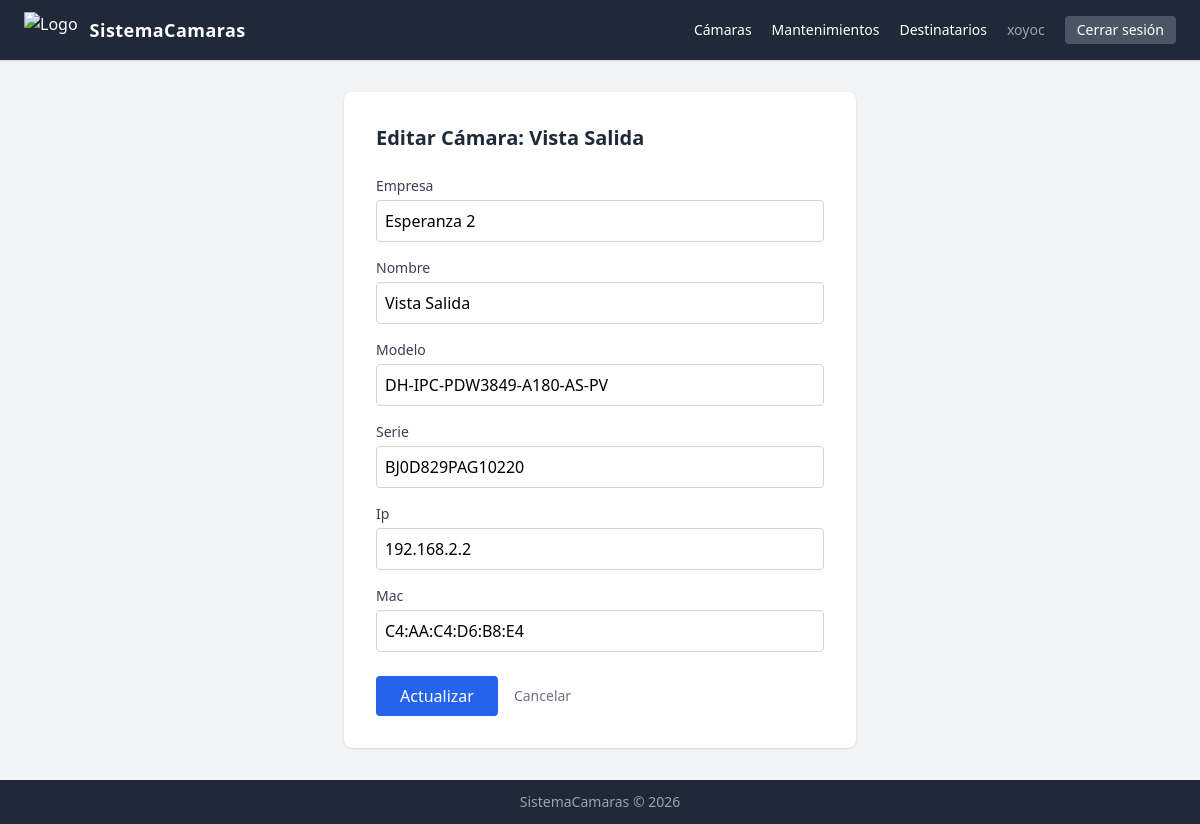
The app's page /camaras/54/editar/ (signed in) with its own data.
### camaras/models.py (models this page shows, shortened)
class Camara(models.Model):
    empresa = models.CharField(max_length=100)
    nombre = models.CharField(max_length=100)
    modelo = models.CharField(max_length=100)
    serie = models.CharField(max_length=100)
    ip = models.GenericIPAddressField()
    mac = models.CharField(max_length=17)
    token = models.UUIDField(default=uuid.uuid4, unique=True, editable=False)
    created_at = models.DateTimeField(auto_now_add=True)
    updated_at = models.DateTimeField(auto_now=True)
    class Meta:
        verbose_name = _('Camara')
        verbose_name_plural = _('Camaras')
        ordering = ['-created_at']

### camaras/views.py (the view)
# urls.py: path('<int:pk>/editar/', views.editar_camara, name='editar_camara'),
@login_required
def editar_camara(request, pk: int):
    camara = get_object_or_404(Camara, pk=pk)
    if request.method == 'POST':
        form = CamaraForm(request.POST, instance=camara)
        if form.is_valid():
            form.save()
            messages.success(
                request,
                f'Cámara "{camara.nombre}" actualizada exitosamente.',
            )
            return redirect('lista_camaras')
        else:
            messages.error(
                request,
                'Por favor corrige los errores del formulario.',
            )
    else:
        form = CamaraForm(instance=camara)
    return render(request, 'editar_camara.html', {'form': form, 'camara': camara})

### camaras/forms.py (shortened to what this page needs)
class CamaraForm(forms.ModelForm):
    class Meta:
        model = Camara
        fields = ['empresa', 'nombre', 'modelo', 'serie', 'ip', 'mac']

### camaras/templates/editar_camara.html (shortened to what this page needs)
{% extends "base.html" %}
{% block content %}
<div class="max-w-lg mx-auto bg-white p-8 shadow rounded-lg">
  <h2 class="text-xl font-bold text-gray-800 mb-6">Editar Cámara: {{ camara.nombre }}</h2>
  <form method="post" action="{% url 'editar_camara' camara.pk %}">
    {% for field in form %}
    <div class="mb-4">
      <label for="{{ field.id_for_label }}"
             class="block text-sm font-medium text-gray-700 mb-1">
        {{ field.label }}
      </label>
      <input type="{{ field.field.widget.input_type }}"
             name="{{ field.html_name }}"
             id="{{ field.id_for_label }}"
             value="{{ field.value|default:'' }}"
             class="border border-gray-300 rounded w-full p-2 focus:outline-none focus:ring-2 focus:ring-blue-500
             {% if field.errors %}border-red-400{% endif %}">
    </div>
    {% endfor %}
    <div class="flex items-center gap-4 mt-6">
      <button type="submit"
              class="bg-blue-600 text-white px-6 py-2 rounded hover:bg-blue-700">
        Actualizar
      </button>
      <a href="{% url 'lista_camaras' %}" class="text-gray-500 hover:underline text-sm">
        Cancelar
      </a>
    </div>
  </form>
</div>
{% endblock %}

### templates/base.html (shortened to what this page needs)
{% load static %}
<!DOCTYPE html>
<html lang="es">
<head>
  <script src="https://cdn.tailwindcss.com"></script>
</head>
<body class="bg-gray-100 min-h-screen flex flex-col">
  <nav class="bg-gray-800 text-white px-6 py-3 flex justify-between items-center shadow">
    <div class="flex items-center gap-3">
      <img src="/media/Isotipo-Color2.png" alt="Logo" class="h-9 object-contain">
      <span class="font-bold text-lg tracking-wide">SistemaCamaras</span>
    </div>
    <div class="flex items-center gap-5">
      <a href="{% url 'lista_camaras' %}" class="hover:underline text-sm">Cámaras</a>
      <a href="{% url 'lista_mantenimientos' %}" class="hover:underline text-sm">Mantenimientos</a>
      <a href="{% url 'lista_destinatarios' %}" class="hover:underline text-sm">Destinatarios</a>
      {% if user.is_authenticated %}
      <span class="text-gray-400 text-sm">{{ user.username }}</span>
      <form method="post" action="{% url 'logout' %}" class="inline">
        <button type="submit" class="text-sm bg-gray-600 hover:bg-gray-500 px-3 py-1 rounded transition">
          Cerrar sesión
        </button>
      </form>
      {% endif %}
    </div>
  </nav>
  <main class="max-w-6xl mx-auto px-4 py-8 flex-1 w-full">
    {% block content %}{% endblock %}
  </main>
  <footer class="bg-gray-800 text-gray-400 text-center py-3 text-sm mt-auto">
    SistemaCamaras &copy; 2026
  </footer>
</body>
</html>

### records on screen
Camara: nombre "Vista Salida", empresa "Esperanza 2" "Vista Salida" "DH-IPC-PDW3849-A180-AS-PV" "BJ0D829PAG10220" "192.168.2.2" "C4:AA:C4:D6:B8:E4"

### other values on screen
{{ user.username }} "xoyoc"
{{ field.label }} "Empresa" "Nombre" "Modelo" "Serie" "Ip" "Mac"
